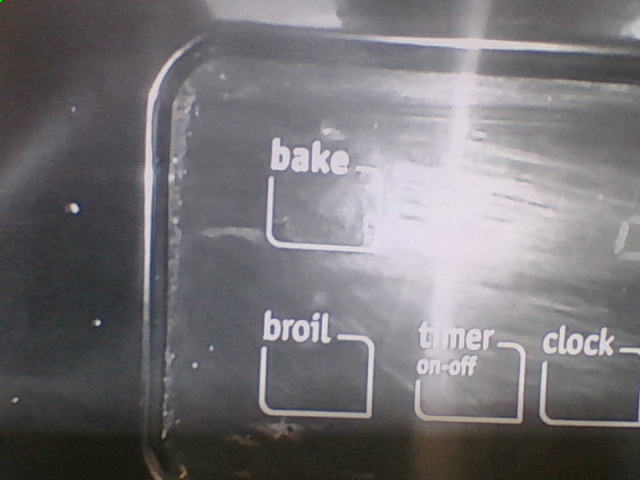
#> input picture images/opencv_frame_0.png, 640 x 480 px, given in place of the camera
$ python colorDetect.py   (older library calls are emulated)
#> lines starting #> are read from the running program, lines starting #| are printed output that depends on the picture; after the words box and inside, x2 and y2 are one past the last pixel; in counts of white or black regions, pixels touching at a corner belong together

## Real time video from webcamera


import numpy as np
import cv2

# parameters

threshold = 100  #  BINARY threshold
blurValue = 41  # GaussianBlur parameter
bgSubThreshold = 100

# Constants for finding range of skin color in YCrCb
min_YCrCb = np.array([0,133,77],np.uint8)
max_YCrCb = np.array([255,173,127],np.uint8)

fps = 30

def getImage():
    cv2.namedWindow("webcam-feed")
    cam = cv2.VideoCapture(0)

    if cam.isOpened(): # try to get the first frame
        ret, frame = cam.read()
#> frame is the input picture: shape (480, 640, 3); mean B, G, R 117.5, 114.1, 116.5
    else:
        ret = False
    frames = 1
    timer = 0
    img_counter = 0
    while ret:

        ret, frame = cam.read()
        #color = np.uint8([[[blue, green, red]]])
        #hsv_color = cv2.cvtColor(frame, cv2.COLOR_BGR2HSV)
        hsv = cv2.cvtColor(frame, cv2.COLOR_BGR2HSV)
#> hsv: shape (480, 640, 3); mean H, S, V 103.8, 20.8, 119.9

        #defining the Range of yellow color
        yellow_lower=np.array([22,60,120],np.uint8)
        yellow_upper=np.array([60,255,255],np.uint8)

        #finding the range of yellow color in the image
        yellow=cv2.inRange(hsv,yellow_lower,yellow_upper)
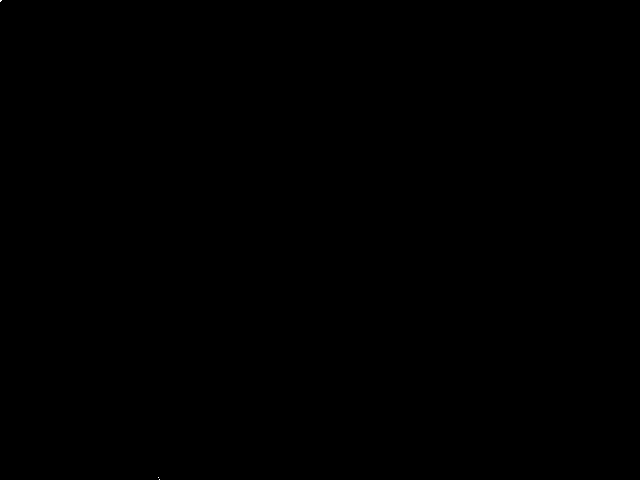
#> yellow: shape (480, 640); 0% white in thin lines or dots, all inside (x1, y1, x2, y2) = (0, 0, 160, 480)

        #Morphological transformation, Dilation
        kernal = np.ones((5 ,5), "uint8")

        yellow=cv2.dilate(yellow,kernal)
#> yellow: shape (480, 640); 0.01% white; 2 white regions (1 under 20 px), largest, box (x1, y1, x2, y2) and area: (156, 475, 162, 480) 28
        res2=cv2.bitwise_and(frame, frame, mask = yellow)

        '''
        #Tracking the Red Color
        (_,contours,hierarchy)=cv2.findContours(red,cv2.RETR_TREE,cv2.CHAIN_APPROX_SIMPLE)

        for pic, contour in enumerate(contours):
            area = cv2.contourArea(contour)
            if(area>300):
                x,y,w,h = cv2.boundingRect(contour)
                img = cv2.rectangle(frame,(x,y),(x+w,y+h),(0,0,255),2)
                cv2.putText(img,"RED color",(x,y),cv2.FONT_HERSHEY_SIMPLEX, 0.7, (0,0,255))
        '''


        mask = np.zeros(frame.shape[:-1],np.uint8)
        height, width = frame.shape[:-1]
#> height = 480; width = 640
        mask1 = np.zeros((height+2, width+2), np.uint8)     # line 26
        cv2.floodFill(mask,mask1,(0,0),255)     # line 27
#> mask: shape (480, 640); every value is 255

        #Tracking the yellow Color
        (_,contours,hierarchy)=cv2.findContours(yellow,cv2.RETR_TREE,cv2.CHAIN_APPROX_SIMPLE)
#> contours = 2 contours, all with area under 20
        areaMax = 100
        x = 0
        y = 0
        w = 0
        h = 0
        area = 00
        bigContour = None
        for pic, contour in enumerate(contours):
            area = cv2.contourArea(contour)
            if area > areaMax:
                areaMax = area
                bigContour = contour
#> this loop made 2 passes
#> (pic, area) on passes 1 to 2: (0, 18.5), (1, 8.5)
#> after the loop, areaMax = 100

        x,y,w,h = cv2.boundingRect(bigContour)
#> x = 0; y = 0; w = 0; h = 0
        frame = cv2.rectangle(frame,(x,y),(x+w,y+h),(0,255,0),2)
        res2 = cv2.rectangle(res2,(x,y),(x+w,y+h),(0,255,0),2)
        # Write some Text
        font = cv2.FONT_HERSHEY_SIMPLEX
        bottomLeftCornerOfText = (10,500)
        position = (int(x+h/2),int(y+h/2))
#> position = (0, 0)
        fontScale = 1
        fontColor = (0,255,0)
        lineType  = 2
        cv2.imshow("Color Tracking",frame)
        cv2.putText(res2,"+", position,font,fontScale,fontColor,lineType)
#> res2: shape (480, 640, 3); mean B, G, R 0, 0, 0

        #cv2.putText(res2,"yellow",(x,y),cv2.FONT_HERSHEY_SIMPLEX, 1.0, (0,255,0))

        #cv2.imshow("Redcolour",red)
        #cv2.imshow("red",res)
        cv2.imshow("yellow",res2)

        frames+=1
        timer = int(frames/fps)
        key = cv2.waitKey(20) # milliseconds
#> (key Esc is pressed here)
        if frames%30 == 0:
            print("Time: {} secs \r".format(timer),end="")
        if key==27 : # ESC pressed
            print("\nEscape hit, closing...")
            break

        if key == 32:  # SPACE pressed
            img_name = "opencv_frame_{}.png".format(img_counter)
            cv2.imwrite(img_name, frame)
            print("{} written!".format(img_name))
            img_counter += 1
    cam.release()
    cv2.destroyAllWindows()
    cv2.destroyWindow("yellow")

getImage()
